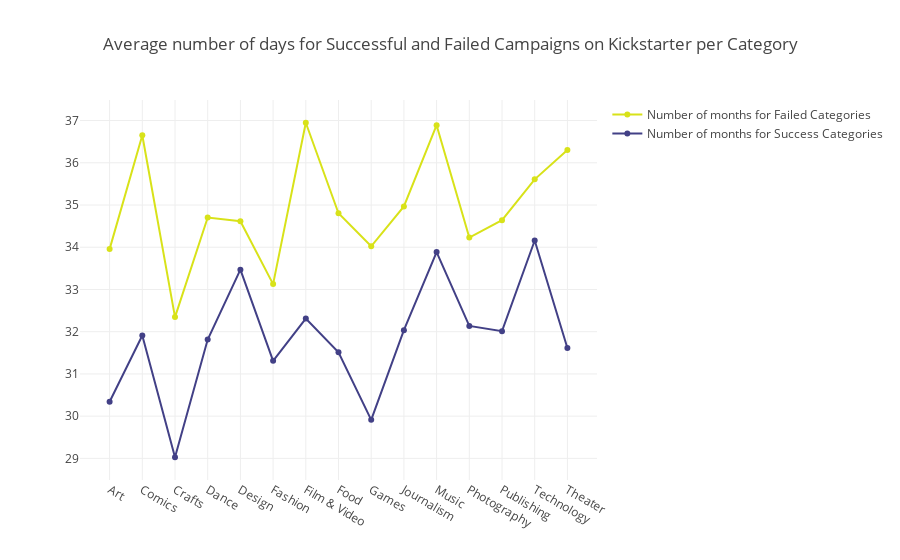

Notebook code cell kept with this figure:
### Code cell
#First plot
trace_0 = go.Scatter(
    x=num_days_failed.index,
    y=num_days_failed.values,
    name="Number of months for Failed Categories",
    marker=dict(
        color= '#d8e219')
)
#Second plot
trace_1 = go.Scatter(
    x=num_days_success.index,
    y=num_days_success.values,
    name="Number of months for Success Categories",
    marker=dict(
        color= '#424086')
)



data = [trace_0, trace_1]



fig = go.Figure(data=data)


fig['layout'].update(showlegend=True, title="Average number of days for Successful and Failed Campaigns on Kickstarter per Category",
                     bargap=0.05)

iplot(fig, filename= 'basic-line')

### Figure 1 — Plotly figure (JSON) as saved in the notebook; plotly's stock layout.template omitted (floating-point values rounded to 4 significant figures)
{"data": [{"marker": {"color": "#d8e219"}, "name": "Number of months for Failed Categories", "type": "scatter", "uid": "35734452-1456-11e9-bbee-00dbdf806640", "x": ["Art", "Comics", "Crafts", "Dance", "Design", "Fashion", "Film & Video", "Food", "Games", "Journalism", "Music", "Photography", "Publishing", "Technology", "Theater"], "y": [33.96, 36.65, 32.35, 34.7, 34.62, 33.13, 36.95, 34.8, 34.02, 34.96, 36.89, 34.23, 34.64, 35.61, 36.3]}, {"marker": {"color": "#424086"}, "name": "Number of months for Success Categories", "type": "scatter", "uid": "357357b6-1456-11e9-8573-00dbdf806640", "x": ["Art", "Comics", "Crafts", "Dance", "Design", "Fashion", "Film & Video", "Food", "Games", "Journalism", "Music", "Photography", "Publishing", "Technology", "Theater"], "y": [30.34, 31.91, 29.03, 31.81, 33.47, 31.31, 32.31, 31.51, 29.91, 32.04, 33.89, 32.14, 32.01, 34.16, 31.62]}], "layout": {"bargap": 0.05, "showlegend": true, "title": "Average number of days for Successful and Failed Campaigns on Kickstarter per Category"}}
